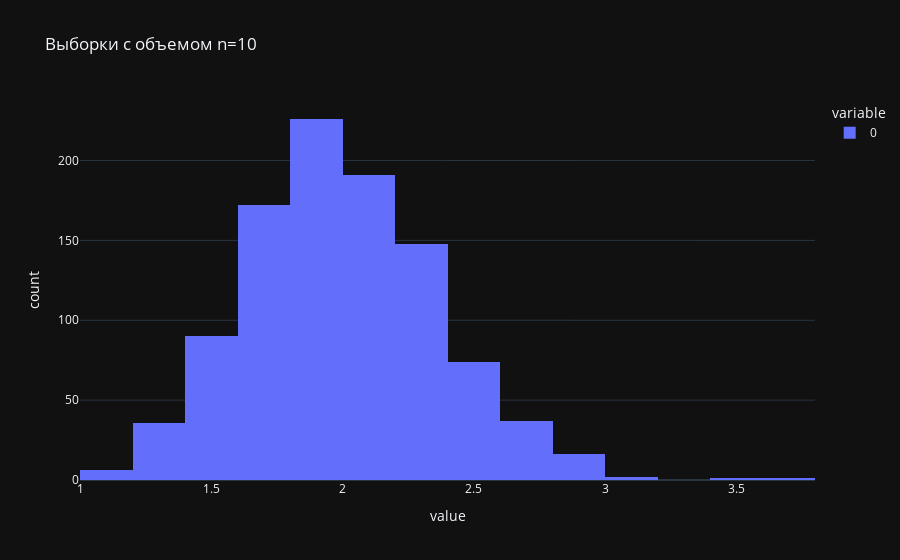
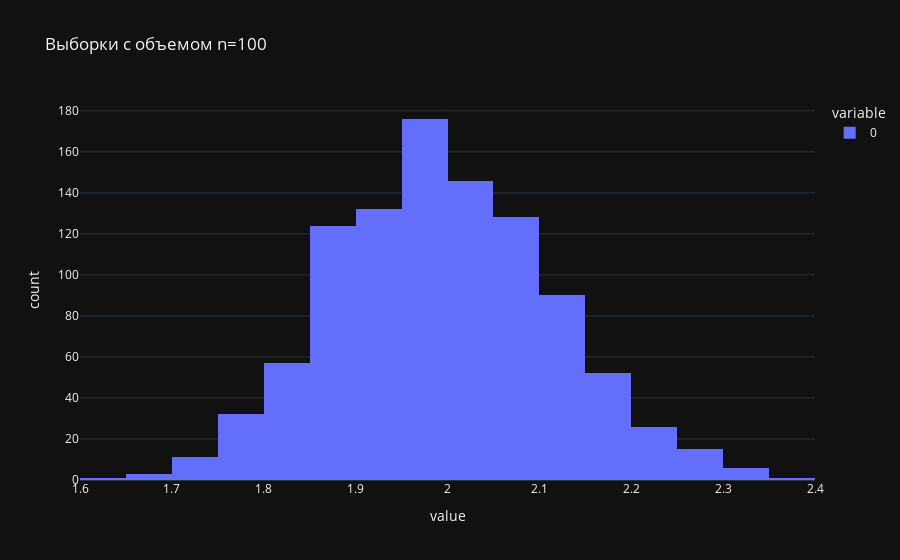
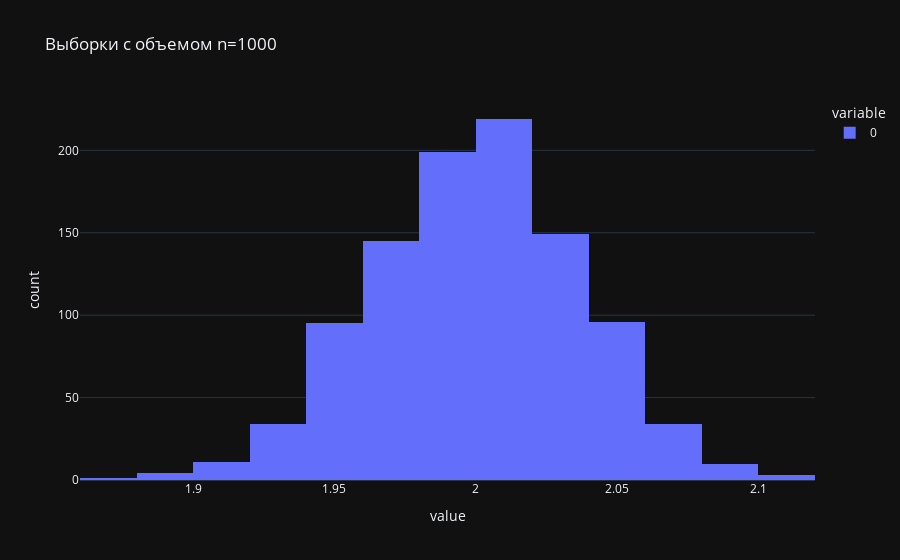
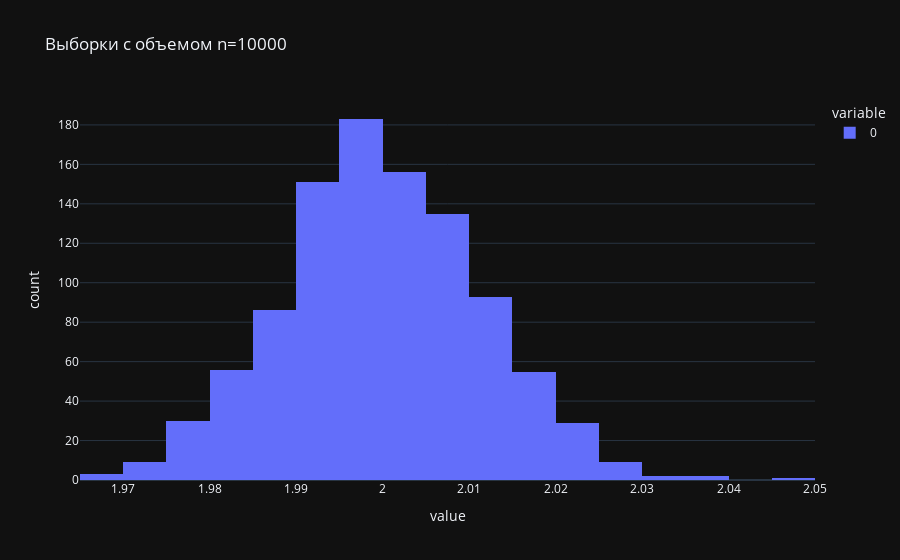

Notebook source saved alongside these figures, in order:
### Code cell
for n in n_values:
    generate_histogram(n, m)

### Figure 1 — Plotly figure (JSON) as saved in the notebook; plotly's stock layout.template omitted (floating-point values rounded to 4 significant figures; data arrays with more than 128 entries replaced by an {"elided": "..."} marker saying what was removed)
{"data": [{"bingroup": "x", "hovertemplate": "variable=0<br>value=%{x}<br>count=%{y}<extra></extra>", "legendgroup": "0", "marker": {"color": "#636efa", "pattern": {"shape": ""}}, "name": "0", "nbinsx": 20, "orientation": "v", "showlegend": true, "x": {"elided": "1000 float values"}, "xaxis": "x", "yaxis": "y", "type": "histogram"}], "layout": {"xaxis": {"anchor": "y", "domain": [0.0, 1.0], "title": {"text": "value"}}, "yaxis": {"anchor": "x", "domain": [0.0, 1.0], "title": {"text": "count"}}, "legend": {"title": {"text": "variable"}, "tracegroupgap": 0}, "title": {"text": "Выборки с объемом n=10"}, "barmode": "relative"}}

### Figure 2 — Plotly figure (JSON) as saved in the notebook; plotly's stock layout.template omitted (floating-point values rounded to 4 significant figures; data arrays with more than 128 entries replaced by an {"elided": "..."} marker saying what was removed)
{"data": [{"bingroup": "x", "hovertemplate": "variable=0<br>value=%{x}<br>count=%{y}<extra></extra>", "legendgroup": "0", "marker": {"color": "#636efa", "pattern": {"shape": ""}}, "name": "0", "nbinsx": 20, "orientation": "v", "showlegend": true, "x": {"elided": "1000 float values"}, "xaxis": "x", "yaxis": "y", "type": "histogram"}], "layout": {"xaxis": {"anchor": "y", "domain": [0.0, 1.0], "title": {"text": "value"}}, "yaxis": {"anchor": "x", "domain": [0.0, 1.0], "title": {"text": "count"}}, "legend": {"title": {"text": "variable"}, "tracegroupgap": 0}, "title": {"text": "Выборки с объемом n=100"}, "barmode": "relative"}}

### Figure 3 — Plotly figure (JSON) as saved in the notebook; plotly's stock layout.template omitted (floating-point values rounded to 4 significant figures; data arrays with more than 128 entries replaced by an {"elided": "..."} marker saying what was removed)
{"data": [{"bingroup": "x", "hovertemplate": "variable=0<br>value=%{x}<br>count=%{y}<extra></extra>", "legendgroup": "0", "marker": {"color": "#636efa", "pattern": {"shape": ""}}, "name": "0", "nbinsx": 20, "orientation": "v", "showlegend": true, "x": {"elided": "1000 float values"}, "xaxis": "x", "yaxis": "y", "type": "histogram"}], "layout": {"xaxis": {"anchor": "y", "domain": [0.0, 1.0], "title": {"text": "value"}}, "yaxis": {"anchor": "x", "domain": [0.0, 1.0], "title": {"text": "count"}}, "legend": {"title": {"text": "variable"}, "tracegroupgap": 0}, "title": {"text": "Выборки с объемом n=1000"}, "barmode": "relative"}}

### Figure 4 — Plotly figure (JSON) as saved in the notebook; plotly's stock layout.template omitted (floating-point values rounded to 4 significant figures; data arrays with more than 128 entries replaced by an {"elided": "..."} marker saying what was removed)
{"data": [{"bingroup": "x", "hovertemplate": "variable=0<br>value=%{x}<br>count=%{y}<extra></extra>", "legendgroup": "0", "marker": {"color": "#636efa", "pattern": {"shape": ""}}, "name": "0", "nbinsx": 20, "orientation": "v", "showlegend": true, "x": {"elided": "1000 float values"}, "xaxis": "x", "yaxis": "y", "type": "histogram"}], "layout": {"xaxis": {"anchor": "y", "domain": [0.0, 1.0], "title": {"text": "value"}}, "yaxis": {"anchor": "x", "domain": [0.0, 1.0], "title": {"text": "count"}}, "legend": {"title": {"text": "variable"}, "tracegroupgap": 0}, "title": {"text": "Выборки с объемом n=10000"}, "barmode": "relative"}}
